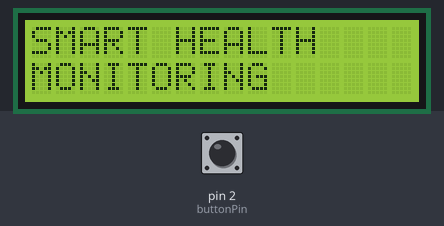
Bench run of a sketch on a simulated Arduino Uno, built with avr-gcc and run on an emulated ATmega328P. Shown: 16×2 character LCD. The inputs (shaded band) are chosen by the test bench; at power-on: pin 2 (buttonPin) HIGH. What the sketch prints to the serial monitor is not drawn.

Above: at 0.1 s.
At 3.2 s:
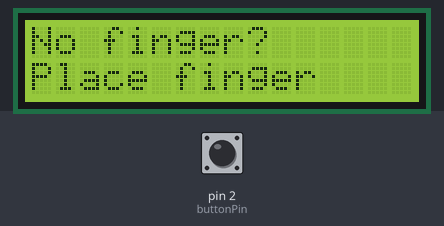
3.3 s: pin 2 (buttonPin) pulled LOW for 0.6 s
At 4.0 s:
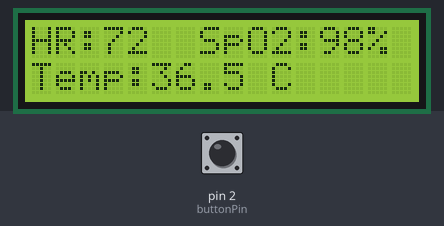
5.6 s: pin 2 (buttonPin) pulled LOW for 3.2 s
Timing chart, 0 to 8.6 s (numbered marks = the images above; inputs shaded):
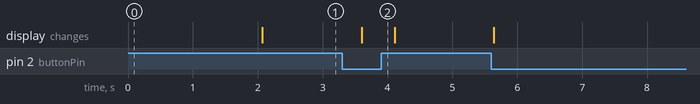

The sketch:

sketch.ino
```cpp
#include <LiquidCrystal.h>

// LCD connections: RS, E, D4, D5, D6, D7
LiquidCrystal lcd(8, 9, 10, 11, 12, 13);

// Pushbutton connection
const int buttonPin = 2;

void setup() {
  Serial.begin(9600);

  lcd.begin(16, 2);
  pinMode(buttonPin, INPUT_PULLUP);

  lcd.setCursor(0, 0);
  lcd.print("SMART HEALTH");
  lcd.setCursor(0, 1);
  lcd.print("MONITORING");

  Serial.println("Smart Wrist Device Started");
  delay(2000);
  lcd.clear();
}

void loop() {

  // Button pressed means finger is detected
  bool fingerDetected = (digitalRead(buttonPin) == LOW);

  if (fingerDetected) {

    // Simulated sensor readings
    int heartRate = 72;
    int spo2 = 98;
    float temperature = 36.5;

    lcd.setCursor(0, 0);
    lcd.print("HR:72  SpO2:98%");

    lcd.setCursor(0, 1);
    lcd.print("Temp:36.5 C     ");

    Serial.println("Finger Detected");
    Serial.println("Heart Rate: 72 BPM");
    Serial.println("SpO2: 98% (simulated)");
    Serial.println("Temperature: 36.5 C");

  } else {

    lcd.setCursor(0, 0);
    lcd.print("No finger?      ");

    lcd.setCursor(0, 1);
    lcd.print("Place finger    ");

    Serial.println("No finger detected");
  }

  delay(500);
}
```

Measured:
- after the input at 3.3 s, the display: changes after 0.30 s (image 2)
